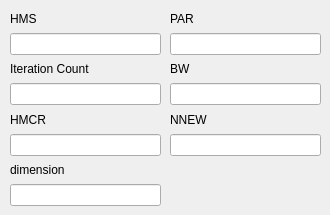
    <widget class="QWidget" name="HS_2">
     <widget class="QWidget" name="layoutWidget">
      <property name="geometry">
       <rect>
        <x>10</x>
        <y>10</y>
        <width>151</width>
        <height>196</height>
       </rect>
      </property>
      <layout class="QVBoxLayout" name="verticalLayout_10">
       <item>
        <widget class="QLabel" name="label_19">
         <property name="text">
          <string>HMS</string>
         </property>
        </widget>
       </item>
       <item>
        <widget class="QLineEdit" name="HS_HWS_2"/>
       </item>
       <item>
        <widget class="QLabel" name="label_20">
         <property name="text">
          <string>Iteration Count</string>
         </property>
        </widget>
       </item>
       <item>
        <widget class="QLineEdit" name="HS_iterCount_2"/>
       </item>
       <item>
        <widget class="QLabel" name="label_21">
         <property name="text">
          <string>HMCR</string>
         </property>
        </widget>
       </item>
       <item>
        <widget class="QLineEdit" name="HS_HMCR_2"/>
       </item>
       <item>
        <widget class="QLabel" name="label_67">
         <property name="text">
          <string>dimension</string>
         </property>
        </widget>
       </item>
       <item>
        <widget class="QLineEdit" name="hs_dim_2"/>
       </item>
      </layout>
     </widget>
     <widget class="QWidget" name="layoutWidget">
      <property name="geometry">
       <rect>
        <x>170</x>
        <y>10</y>
        <width>151</width>
        <height>146</height>
       </rect>
      </property>
      <layout class="QVBoxLayout" name="verticalLayout_11">
       <item>
        <widget class="QLabel" name="label_22">
         <property name="text">
          <string>PAR</string>
         </property>
        </widget>
       </item>
       <item>
        <widget class="QLineEdit" name="HS_PAR_2"/>
       </item>
       <item>
        <widget class="QLabel" name="label_23">
         <property name="text">
          <string>BW</string>
         </property>
        </widget>
       </item>
       <item>
        <widget class="QLineEdit" name="HS_BW_2"/>
       </item>
       <item>
        <widget class="QLabel" name="label_24">
         <property name="text">
          <string>NNEW</string>
         </property>
        </widget>
       </item>
       <item>
        <widget class="QLineEdit" name="HS_NNEW_2"/>
       </item>
      </layout>
     </widget>
    </widget>
